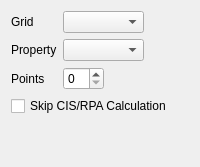
          <widget class="QWidget" name="AdvancedPlots">
           <layout class="QVBoxLayout">
            <item>
             <layout class="QGridLayout">
              <item row="2" column="1">
               <layout class="QGridLayout">
                <item row="0" column="0">
                 <widget class="QSpinBox" name="qui_plots_points"/>
                </item>
                <item row="0" column="1">
                 <spacer>
                  <property name="orientation">
                   <enum>Qt::Horizontal</enum>
                  </property>
                  <property name="sizeHint" stdset="0">
                   <size>
                    <width>40</width>
                    <height>20</height>
                   </size>
                  </property>
                 </spacer>
                </item>
               </layout>
              </item>
              <item row="2" column="0">
               <widget class="QLabel" name="label_149">
                <property name="text">
                 <string>Points</string>
                </property>
               </widget>
              </item>
              <item row="1" column="2">
               <spacer>
                <property name="orientation">
                 <enum>Qt::Horizontal</enum>
                </property>
                <property name="sizeHint" stdset="0">
                 <size>
                  <width>40</width>
                  <height>20</height>
                 </size>
                </property>
               </spacer>
              </item>
              <item row="0" column="1">
               <widget class="QComboBox" name="plots_grid"/>
              </item>
              <item row="1" column="1">
               <widget class="QComboBox" name="plots_property"/>
              </item>
              <item row="1" column="0">
               <widget class="QLabel" name="label_147">
                <property name="text">
                 <string>Property</string>
                </property>
               </widget>
              </item>
              <item row="0" column="0">
               <widget class="QLabel" name="label_148">
                <property name="text">
                 <string>Grid</string>
                </property>
               </widget>
              </item>
             </layout>
            </item>
            <item>
             <widget class="QCheckBox" name="skip_cis_rpa">
              <property name="text">
               <string>Skip CIS/RPA Calculation</string>
              </property>
             </widget>
            </item>
            <item>
             <spacer>
              <property name="orientation">
               <enum>Qt::Vertical</enum>
              </property>
              <property name="sizeHint" stdset="0">
               <size>
                <width>20</width>
                <height>40</height>
               </size>
              </property>
             </spacer>
            </item>
           </layout>
          </widget>
